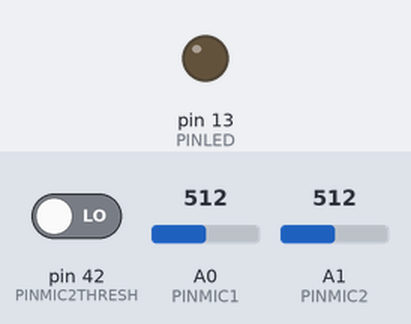
A sketch run on a simulated Arduino Mega 2560, built with avr-gcc and run on an emulated ATmega2560. Parts: output pins drawn as LEDs (lit = HIGH). The inputs (shaded band) are chosen by the test bench; at power-on: pin 42 (PINMIC2THRESH) LOW, A0 (PINMIC1) = 512, A1 (PINMIC2) = 512. What the sketch prints to the serial monitor is not drawn.

Above: at 0.1 s.
At 0.6 s:
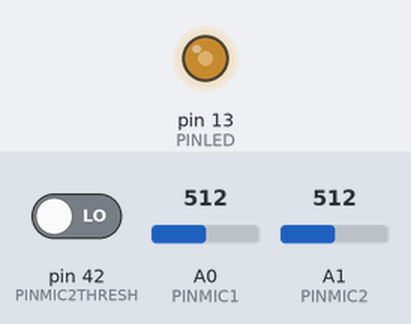
Timing chart, 0 to 2.1 s (numbered marks = the images above):
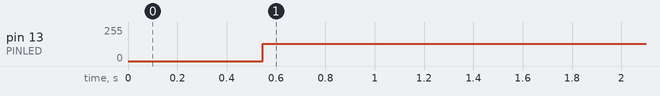

Measured:
- by itself, pin 13 (PINLED): 0/255 → 129/255 at 0.55 s

The sketch:

testMusicReaction.ino
```cpp
// Libraries ------------------------------------------------
#include <elapsedMillis.h>
#include <Adafruit_NeoPixel.h>

// Constants ------------------------------------------------
#define PINMIC1 A0
#define PINMIC2 A1
#define PINMIC2THRESH 42
#define PINLED 13
#define PINCITY 2
#define PINBASE 5
#define PINDJ 3

#define SIZE_BUFFER 12

// Global Variables -----------------------------------------
elapsedMicros timerGlobal;
const int timeStep = 1000;

int ledState;
float a0;
float musicInput;

int k;
int bufferRawMic1[SIZE_BUFFER];
int bufferRawMic2[SIZE_BUFFER];
int bufferFilterBass[SIZE_BUFFER];
const float cheb1Coef[] = {
  0.5771, 1.1542 , 0.5771 ,1.0000, 0.6534, 0.6818,
  0.2688, 0.5375 , 0.2688 ,1.0000, -0.0402, 0.1276};

// Main Functions --------------------------------------------
void setup() {

  Serial.begin(115200);

  pinMode( PINLED, OUTPUT );
  ledState = LOW;

  // Calculate High pass filter (2/timeStep)
  float freqCut0 = 0.3; // Khz
  float w0 = TWO_PI*timeStep*freqCut0;
  a0 = w0/(w0+1);

  Serial.print("Filters PARAM: ");
  Serial.println(a0);

  k = 0;

  delay(500);
  timerGlobal = 0;
}

void loop() {
  if( timerGlobal > timeStep ) // Control Frequency time
  {
    timerGlobal = 0;

    // Read Input
    int rawMic1 = analogRead(PINMIC1);
    int rawMic2 = analogRead(PINMIC2);
    int rawMic2Detect = digitalRead(PINMIC2THRESH);

    bufferRawMic1[k] = rawMic1;
    bufferRawMic2[k] = rawMic2;

    // FIR Cheb Filter
    bufferFilterBass[k] = 0;
    for(int i = 0;i < k;i++)
    {
       bufferFilterBass[k] += cheb1Coef[k-i]*bufferRawMic1[i];
    }
    for(int i = k;i < SIZE_BUFFER;i++)
    {
       bufferFilterBass[k] += cheb1Coef[i-k]*bufferRawMic1[i];
    }

    // Basic Filter
    bufferFilterBass[k] = (rawMic1 + rawMic2)/2;

    // Toggle Led for evaluating time freq
    ledState =! ledState ;
    digitalWrite( PINLED ,ledState);
    digitalWrite( PINCITY ,rawMic2Detect);
    digitalWrite( PINDJ , rawMic2Detect);
    digitalWrite( PINBASE , bufferFilterBass[k] > 545 );

    // Increase Counter
    k = (k<(SIZE_BUFFER-1))?k+1:0;

    /*/ Print Everything for debug
    Serial.print(timerGlobal);
    Serial.print(" ");
    Serial.print(millis());
    Serial.print(" ");
    Serial.print(rawMic1);
    Serial.print(" ");
    Serial.print(rawMic2);
    Serial.print(" ");
    Serial.print(bufferFilterBass[k]);
    Serial.print(" ");
    Serial.print(timerGlobal);
    Serial.println();//*/
  }
}
```
